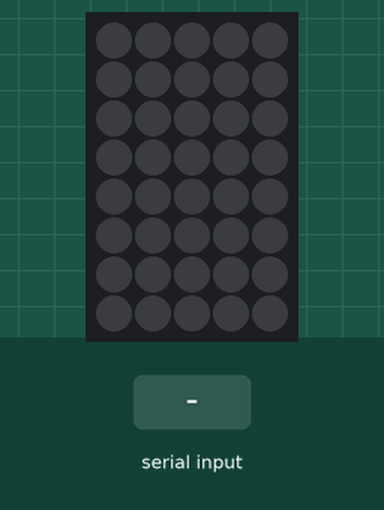
Bench run of a sketch on a simulated Arduino Uno, built with avr-gcc and run on an emulated ATmega328P. Shown: 5×8 RGB LED matrix (first LED top left, wired row by row). Inputs (shaded band) come from the test bench. Dim RGB values are drawn brighter than linear.

Above: at 1.2 s.
1.3 s: "v1\n" received over Serial
At 1.49 s:
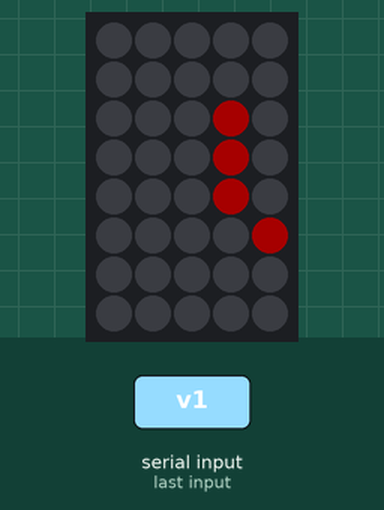
At 1.97 s:
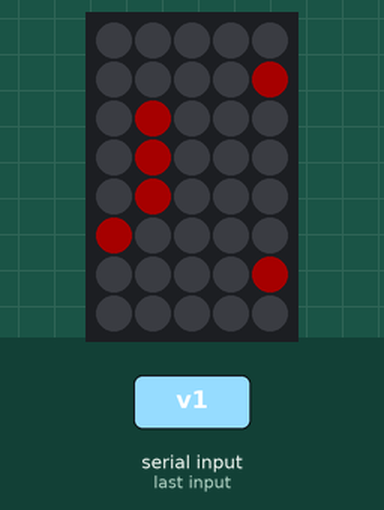
Timing chart, 0 to 4.3 s (numbered marks = the images above; inputs shaded):
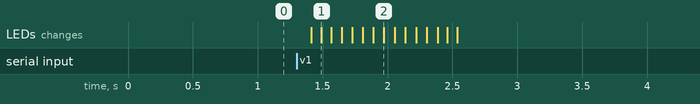

Measured:
- after the input at 1.3 s, the LEDs: first change after 0.11 s (image 1 shows a later state)

The sketch:

neomatrixserial.ino
```cpp
// scrolls data read from serial to matrix
// the following libraries are required for the sketch to work
#include <Adafruit_GFX.h>
#include <Adafruit_NeoMatrix.h>
#include <Adafruit_NeoPixel.h>
#define PIN 6
String readString;	// creates the string scrolling text will be held in

// MATRIX DECLARATION:
// Parameter 1 = width of NeoPixel matrix
// Parameter 2 = height of matrix
// Parameter 3 = pin number (most are valid)
// Parameter 4 = matrix layout flags, add together as needed:
//   NEO_MATRIX_TOP, NEO_MATRIX_BOTTOM, NEO_MATRIX_LEFT, NEO_MATRIX_RIGHT:
//     Position of the FIRST LED in the matrix; pick two, e.g.
//     NEO_MATRIX_TOP + NEO_MATRIX_LEFT for the top-left corner.
//   NEO_MATRIX_ROWS, NEO_MATRIX_COLUMNS: LEDs are arranged in horizontal
//     rows or in vertical columns, respectively; pick one or the other.
//   NEO_MATRIX_PROGRESSIVE, NEO_MATRIX_ZIGZAG: all rows/columns proceed
//     in the same order, or alternate lines reverse direction; pick one.
//   See example below for these values in action.
// Parameter 5 = pixel type flags, add together as needed:
//   NEO_KHZ800  800 KHz bitstream (most NeoPixel products w/WS2812 LEDs)
//   NEO_KHZ400  400 KHz (classic 'v1' (not v2) FLORA pixels, WS2811 drivers)
//   NEO_GRB     Pixels are wired for GRB bitstream (most NeoPixel products)
//   NEO_RGB     Pixels are wired for RGB bitstream (v1 FLORA pixels, not v2)


// Example for NeoPixel Shield.  In this application we'd like to use it
// as a 5x8 tall matrix, with the USB port positioned at the top of the
// Arduino.  When held that way, the first pixel is at the top right, and
// lines are arranged in columns, progressive order.  The shield uses
// 800 KHz (v2) pixels that expect GRB color data.
Adafruit_NeoMatrix matrix = Adafruit_NeoMatrix(5, 8, PIN,
                            NEO_MATRIX_TOP     + NEO_MATRIX_RIGHT +
                            NEO_MATRIX_COLUMNS + NEO_MATRIX_PROGRESSIVE,
                            NEO_GRB            + NEO_KHZ800);

//sets up colors for scrolling text - in this sketch only the first one is used
const uint16_t colors[] =
{
	matrix.Color(255, 0, 0), matrix.Color(0, 255, 0), matrix.Color(0, 0, 255)
};

void setup()
{
	Serial.begin(57600);	//turn on the serial connection
	matrix.begin();  	//initalize the matrix
	matrix.setTextWrap(false);
	matrix.setBrightness(40);
	matrix.setTextColor(colors[0]);
}

int x    = matrix.width();  //holds the width of the matrix for counting colums
int pass = 0;  //used to calculate the number of characters read from the serial input

void loop ()
{
	matrix.fillScreen(0);  //clear the screen
	matrix.setCursor(x, 0);  //set the begining cursor position
	serialtochar();
	chartoscreen();

}  //end loop

void serialtochar()
{
	while (Serial.available())  //if serial data is available, run the loop
	{
		delay(10);
		if (Serial.available() > 0)  //if there is serial data continue
		{

			char c = Serial.read();  //read the next byte of data
			readString += c;  //append the data to the char variable readString
		}

	}

}

void chartoscreen()
{
	if (readString.length() > 0)  //if the number of bytes in readString are greater than 0
	{
		matrix.println(readString);  //print the data in readString
		pass = -abs(readString.length());  //set pass to the negative value of the number of characters

		if(--x < pass * 6)  //reserve 6 spaces for each character - continue looping until x = pass * 6
		{
			x = matrix.width();  //set x to the number of colums in the matrix
			readString = "";  //set the data to blank
		}


		matrix.show();  //show the data stored
		delay(70);  //wait a bit - sets scrolling speed

	}
}
```
